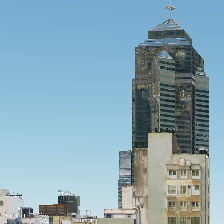
#> input picture research/data/restoration_v2_proxy_pairs/v2_0001_883_77_TZHXTHIVHM_1_29_5_D_Living_114.15281_22.279443_120.8576_27.540763_smear_warp/clean.png, 224 x 224 px, found by its file name
$ python run_restoration.py
#> lines starting #> are read from the running program, lines starting #| are printed output that depends on the picture; pictures that were not available may be replaced by others from this repository, and a replacement may not be noted
### research/restoration/common.py
#!/usr/bin/env python3
"""Small, dependency-light utilities for the short restoration cycle."""

from __future__ import annotations

import csv
import hashlib
import json
import math
from pathlib import Path

import numpy as np
from PIL import Image, ImageDraw, ImageFilter, ImageFont, ImageOps


def repo_root() -> Path:
    return Path(__file__).resolve().parents[2]


def relpath(path: Path, root: Path | None = None) -> str:
    root = root or repo_root()
    return path.resolve().relative_to(root.resolve()).as_posix()


def load_rgb(path: Path) -> np.ndarray:
    with Image.open(path) as image:
        return np.asarray(image.convert("RGB"), dtype=np.uint8)


def save_rgb(path: Path, array: np.ndarray) -> None:
    path.parent.mkdir(parents=True, exist_ok=True)
    Image.fromarray(np.asarray(array, dtype=np.uint8), mode="RGB").save(path)


def save_mask(path: Path, mask: np.ndarray) -> None:
    path.parent.mkdir(parents=True, exist_ok=True)
    Image.fromarray((np.asarray(mask) > 0).astype(np.uint8) * 255, mode="L").save(path)


def json_dump(path: Path, value: object) -> None:
    path.parent.mkdir(parents=True, exist_ok=True)
    path.write_text(json.dumps(value, ensure_ascii=False, indent=2), encoding="utf-8")


# [6 lines left out: function write_csv, not called in this run]


def read_csv(path: Path) -> list[dict]:
    with path.open(newline="", encoding="utf-8") as handle:
        return list(csv.DictReader(handle))


def odd_kernel(radius: int) -> int:
    return max(3, 2 * int(radius) + 1)


def binary_dilate(mask: np.ndarray, radius: int) -> np.ndarray:
    mask = (np.asarray(mask) > 0).astype(np.uint8) * 255
    if radius <= 0:
        return mask > 0
    return np.asarray(Image.fromarray(mask, mode="L").filter(ImageFilter.MaxFilter(odd_kernel(radius)))) > 0


def binary_erode(mask: np.ndarray, radius: int) -> np.ndarray:
    mask = (np.asarray(mask) > 0).astype(np.uint8) * 255
    if radius <= 0:
        return mask > 0
    return np.asarray(Image.fromarray(mask, mode="L").filter(ImageFilter.MinFilter(odd_kernel(radius)))) > 0


def soft_alpha(mask: np.ndarray, dilate: int = 0, feather: float = 2.0) -> np.ndarray:
    """Create an alpha that is zero outside mask/dilated-mask."""
    hard = (np.asarray(mask) > 0).astype(np.uint8) * 255
    allowed = binary_dilate(hard, dilate)
    image = Image.fromarray(hard, mode="L")
    if feather > 0:
        image = image.filter(ImageFilter.GaussianBlur(float(feather)))
    alpha = np.asarray(image, dtype=np.float32) / 255.0
    alpha[~allowed] = 0.0
    return np.clip(alpha, 0.0, 1.0)


def strict_composite(input_rgb: np.ndarray, candidate_rgb: np.ndarray, alpha: np.ndarray) -> np.ndarray:
    input_rgb = np.asarray(input_rgb, dtype=np.uint8)
    candidate_rgb = np.asarray(candidate_rgb, dtype=np.uint8)
    alpha = np.asarray(alpha, dtype=np.float32)
    result = np.rint(
        alpha[..., None] * candidate_rgb.astype(np.float32)
        + (1.0 - alpha[..., None]) * input_rgb.astype(np.float32)
    ).clip(0, 255).astype(np.uint8)
    result[alpha <= 0] = input_rgb[alpha <= 0]
    return result


def deterministic_candidate(input_rgb: np.ndarray, strength: float = 1.0) -> np.ndarray:
    """A conservative CPU restoration proxy: local contrast/detail recovery."""
    image = Image.fromarray(input_rgb, mode="RGB")
    radius = 1.5 + 0.6 * float(strength)
    percent = int(70 + 45 * float(strength))
    sharp = image.filter(ImageFilter.UnsharpMask(radius=radius, percent=percent, threshold=3))
    return np.asarray(sharp, dtype=np.uint8)


def stochastic_candidate(input_rgb: np.ndarray, seed: int, strength: float = 0.22) -> np.ndarray:
    """Low-intensity stochastic candidate used when diffusion is unavailable.

    This is deliberately labelled a proxy, not a diffusion result. It adds a
    tiny seed-controlled texture perturbation to a conservative sharpened image.
    """
    rng = np.random.default_rng(int(seed))
    sharp = deterministic_candidate(input_rgb, strength=0.75).astype(np.float32)
    smooth = np.asarray(Image.fromarray(input_rgb, mode="RGB").filter(ImageFilter.GaussianBlur(0.8)), dtype=np.float32)
    noise = rng.normal(0.0, 1.8 * float(strength) / 0.22, size=sharp.shape[:2] + (1,))
    result = 0.75 * sharp + 0.25 * smooth + noise
    return np.clip(result, 0, 255).astype(np.uint8)


# [25 lines left out: functions jpeg_roundtrip, scale_roundtrip, infer_diff_mask, not called in this run]


def psnr_masked(a: np.ndarray, b: np.ndarray, mask: np.ndarray) -> float:
    region = np.asarray(mask) > 0
    if not np.any(region):
        return float("nan")
    delta = a.astype(np.float32)[region] - b.astype(np.float32)[region]
    mse = float(np.mean(delta * delta))
    return 99.0 if mse <= 1e-12 else 20.0 * math.log10(255.0 / math.sqrt(mse))


def ssim_masked(a: np.ndarray, b: np.ndarray, mask: np.ndarray) -> float:
    region = np.asarray(mask) > 0
    if np.count_nonzero(region) < 2:
        return float("nan")
    x = a.astype(np.float64).mean(axis=2)[region]
    y = b.astype(np.float64).mean(axis=2)[region]
    c1, c2 = (0.01 * 255.0) ** 2, (0.03 * 255.0) ** 2
    mux, muy = float(x.mean()), float(y.mean())
    vx, vy = float(x.var()), float(y.var())
    cov = float(((x - mux) * (y - muy)).mean())
    return ((2 * mux * muy + c1) * (2 * cov + c2)) / ((mux * mux + muy * muy + c1) * (vx + vy + c2))


def gradient_magnitude(rgb: np.ndarray) -> np.ndarray:
    gray = rgb.astype(np.float32).mean(axis=2)
    gy, gx = np.gradient(gray)
    return np.sqrt(gx * gx + gy * gy)


def boundary_features(input_rgb: np.ndarray, output_rgb: np.ndarray, mask: np.ndarray) -> dict[str, float]:
    hard = np.asarray(mask) > 0
    ring_out = binary_dilate(hard, 3) & ~hard
    ring_in = hard & ~binary_erode(hard, 3)
    delta = np.abs(output_rgb.astype(np.float32) - input_rgb.astype(np.float32)).mean(axis=2)
    input_grad = gradient_magnitude(input_rgb)
    output_grad = gradient_magnitude(output_rgb)
    grad_delta = np.abs(output_grad - input_grad)
    region = hard if np.any(hard) else np.ones(hard.shape, dtype=bool)
    input_sharp = float(input_grad[region].mean())
    output_sharp = float(output_grad[region].mean())
    if np.any(ring_out):
        boundary_color = float(delta[ring_out].mean())
        boundary_edge = float(grad_delta[ring_out].mean())
    else:
        boundary_color = 0.0
        boundary_edge = 0.0
    if np.any(ring_in):
        inner_color = float(delta[ring_in].mean())
    else:
        inner_color = 0.0
    in_pixels = output_rgb[region].astype(np.float32)
    ref_pixels = input_rgb[region].astype(np.float32)
    mean_delta = float(np.abs(in_pixels.mean(axis=0) - ref_pixels.mean(axis=0)).mean())
    std_delta = float(np.abs(in_pixels.std(axis=0) - ref_pixels.std(axis=0)).mean())
    return {
        "boundary_color_l1": boundary_color,
        "boundary_edge_l1": boundary_edge,
        "inner_color_l1": inner_color,
        "color_mean_delta": mean_delta,
        "color_std_delta": std_delta,
        "sharpness_gain": output_sharp - input_sharp,
        "input_sharpness": input_sharp,
        "output_sharpness": output_sharp,
    }


def metric_row(input_rgb: np.ndarray, output_rgb: np.ndarray, mask: np.ndarray, gt: np.ndarray | None = None) -> dict[str, float]:
    hard = np.asarray(mask) > 0
    # Candidates are allowed to blend only inside the hard mask dilated by
    # the fixed 3 px feather boundary. Report strict preservation outside
    # that allowed support; also keep the original-mask statistic separately
    # so boundary blending is not mistaken for an unconstrained edit.
    allowed = binary_dilate(hard, 3)
    outside = ~allowed
    original_outside = ~hard
    outside_delta = np.abs(output_rgb.astype(np.int16) - input_rgb.astype(np.int16))
    features = boundary_features(input_rgb, output_rgb, hard)
    row: dict[str, float] = {
        "mask_ratio": float(hard.mean()),
        "mask_outside_max_abs": int(outside_delta[outside].max()) if np.any(outside) else 0,
        "mask_outside_mean_abs": float(outside_delta[outside].mean()) if np.any(outside) else 0.0,
        "original_mask_outside_max_abs": int(outside_delta[original_outside].max()) if np.any(original_outside) else 0,
        "original_mask_outside_mean_abs": float(outside_delta[original_outside].mean()) if np.any(original_outside) else 0.0,
        "masked_psnr": float("nan"),
        "masked_ssim": float("nan"),
        "masked_lpips": float("nan"),
    }
    row.update(features)
    if gt is not None:
        row["masked_psnr"] = psnr_masked(output_rgb, gt, hard)
        row["masked_ssim"] = ssim_masked(output_rgb, gt, hard)
        row["masked_l1"] = float(np.abs(output_rgb.astype(np.float32)[hard] - gt.astype(np.float32)[hard]).mean()) if np.any(hard) else 0.0
    return row


# [43 lines left out: functions masked_output_std, feature_vector, fit_guard_model, not called in this run]


def guard_score(metrics: dict[str, float], model: dict) -> float:
    return float(model.get("intercept", 0.0) + np.dot(np.asarray(model.get("weights", [0.0] * 6)), feature_vector(metrics)))


# [40 lines left out: functions fit_tile, overlay_mask, crop_zoom, grid, not called in this run]


def stable_hash(text: str) -> str:
    return hashlib.sha1(text.encode("utf-8")).hexdigest()

### research/restoration/run_restoration.py
#!/usr/bin/env python3
"""Run the short Fidelity-Guarded Masked Restoration cycle."""

from __future__ import annotations

import argparse
import json
import math
from pathlib import Path

import numpy as np
from PIL import Image, ImageDraw, ImageFont

from common import (
    binary_dilate,
    binary_erode,
    crop_zoom,
    deterministic_candidate,
    feature_vector,
    fit_guard_model,
    guard_score,
    grid,
    json_dump,
    jpeg_roundtrip,
    load_rgb,
    metric_row,
    masked_output_std,
    overlay_mask,
    read_csv,
    relpath,
    repo_root,
    save_rgb,
    soft_alpha,
    stochastic_candidate,
    strict_composite,
    write_csv,
    scale_roundtrip,
)


METHODS = ("B0_identity", "B1_deterministic", "G_lite_stochastic_proxy")


def parse_args() -> argparse.Namespace:
    parser = argparse.ArgumentParser(description=__doc__)
    parser.add_argument("--repo-root", type=Path, default=repo_root())
    parser.add_argument("--skip-robustness", action="store_true")
    return parser.parse_args()


def mask_from_row(root: Path, row: dict, key: str) -> np.ndarray:
    from PIL import Image

    return np.asarray(Image.open(root / row[key]).convert("L"), dtype=np.uint8) > 0


def candidate_images(input_rgb: np.ndarray, mask: np.ndarray, seed: int) -> dict[str, np.ndarray]:
    # All candidates share the same narrow feathered alpha. Outside the mask
    # (and its 3-pixel allowed dilation) output pixels are exact input pixels.
    alpha = soft_alpha(mask, dilate=3, feather=2.0)
    return {
        "B0_identity": input_rgb.copy(),
        "B1_deterministic": strict_composite(input_rgb, deterministic_candidate(input_rgb, 1.0), alpha),
        "G_lite_stochastic_proxy": strict_composite(input_rgb, stochastic_candidate(input_rgb, seed), alpha),
    }


def metrics_for_candidates(input_rgb: np.ndarray, candidates: dict[str, np.ndarray], mask: np.ndarray, gt: np.ndarray | None, sample_id: str, split: str, seed: int) -> list[dict]:
    rows = []
    for method, output in candidates.items():
        row = metric_row(input_rgb, output, mask, gt)
        row.update({"sample_id": sample_id, "split": split, "method": method, "seed": seed})
        rows.append(row)
    return rows


# [11 lines left out: function choose_ours, not called in this run]


def proxy_experiment(root: Path) -> tuple[list[dict], dict, dict]:
    rows = read_csv(root / "research" / "data" / "open3dhk_proxy_pairs.csv")
#> (reads research/data/open3dhk_proxy_pairs.csv from the repository)
    raw_metrics: list[dict] = []
    per_sample: dict[str, dict[str, np.ndarray]] = {}
    for row in rows:
        clean = load_rgb(root / row["clean_path"])
#> in load_rgb, image is the input picture: PIL image 224x224 RGB; mean R, G, B 135.8, 167.1, 180.6
        distorted = load_rgb(root / row["distorted_path"])
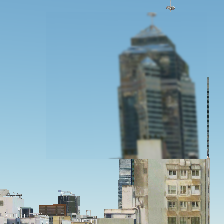
#> input picture research/data/restoration_v2_proxy_pairs/v2_0001_883_77_TZHXTHIVHM_1_29_5_D_Living_114.15281_22.279443_120.8576_27.540763_smear_warp/distorted.png, 224 x 224 px, found by its file name
#> in load_rgb, image is the input picture: PIL image 224x224 RGB; mean R, G, B 134.6, 166.5, 180.7
        mask = mask_from_row(root, row, "mask_path")
#> in mask_from_row, `return np.asarray(Image.open(root / row[key]).convert("L"), dtype=np.u..`: returned value: shape (224, 224) bool; every value is 1
        candidates = candidate_images(distorted, mask, int(row["seed"]))
#> in soft_alpha, `hard = (np.asarray(mask) > 0).astype(np.uint8) * 255`: hard: shape (224, 224); every value is 255
#> in soft_alpha, `alpha = np.asarray(image, dtype=np.float32) / 255.0`: alpha: shape (224, 224) float32; every value is 1
#> in deterministic_candidate, `sharp = image.filter(ImageFilter.UnsharpMask(radius=radius, percent=pe..`:
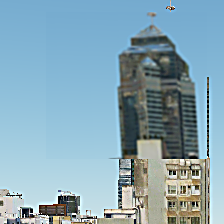
#> sharp: PIL image 224x224 RGB; mean R, G, B 134.6, 166.5, 180.6
#> in stochastic_candidate, `smooth = np.asarray(Image.fromarray(input_rgb, mode="RGB").filter(Imag..`:
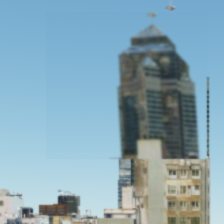
#> smooth: shape (224, 224, 3) float32; mean R, G, B 134.6, 166.5, 180.7
#> in stochastic_candidate, `noise = rng.normal(0.0, 1.8 * float(strength) / 0.22, size=sharp.shape..`:
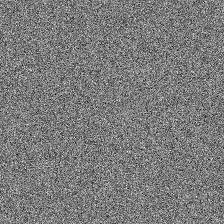
#> noise: shape (224, 224, 1) float64; min -7.16, max 7.58, mean -0.00542; drawn with min black and max white
#> in stochastic_candidate, `result = 0.75 * sharp + 0.25 * smooth + noise`:
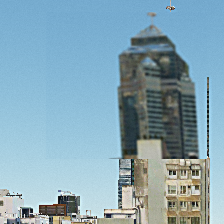
#> result: shape (224, 224, 3) float64; mean R, G, B 134.6, 166.5, 180.7
        per_sample[row["sample_id"]] = candidates
        raw_metrics.extend(metrics_for_candidates(distorted, candidates, mask, clean, row["sample_id"], row["split"], int(row["seed"])))

    train_rows = [r for r in raw_metrics if r["split"] == "train"]
    model = fit_guard_model(train_rows)
    json_dump(root / "research" / "outputs" / "restoration" / "guard_selection_model.json", model)

    selected_rows = []
    for row in rows:
        distorted = load_rgb(root / row["distorted_path"])
        clean = load_rgb(root / row["clean_path"])
        mask = mask_from_row(root, row, "mask_path")
        method, output, selection_metrics = choose_ours(distorted, per_sample[row["sample_id"]], mask, model, int(row["seed"]))
        ours = metric_row(distorted, output, mask, clean)
        ours.update({"sample_id": row["sample_id"], "split": row["split"], "method": "Ours_guard_selected", "seed": row["seed"], "selected_from": method, "guard_score": selection_metrics["guard_score"]})
        selected_rows.append(ours)
    all_rows = raw_metrics + selected_rows
    fields = [
        "sample_id", "split", "method", "seed", "mask_ratio", "masked_psnr", "masked_ssim", "masked_lpips",
        "masked_l1", "mask_outside_max_abs", "mask_outside_mean_abs", "original_mask_outside_max_abs", "original_mask_outside_mean_abs",
        "boundary_color_l1", "boundary_edge_l1",
        "inner_color_l1", "color_mean_delta", "color_std_delta", "sharpness_gain", "input_sharpness", "output_sharpness",
        "selected_from", "guard_score",
    ]
    write_csv(root / "research" / "outputs" / "restoration" / "proxy_metrics.csv", all_rows, fields)

    # Small proxy overview grid (GT is shown only for the domain proxy).
    tiles: list[tuple[str, np.ndarray]] = []
    for row in rows[:10]:
        clean = load_rgb(root / row["clean_path"])
        distorted = load_rgb(root / row["distorted_path"])
        mask = mask_from_row(root, row, "mask_path")
        candidates = per_sample[row["sample_id"]]
        _, ours, _ = choose_ours(distorted, candidates, mask, model, int(row["seed"]))
        tiles.extend([
            (f"{row['sample_id'][:12]} input", distorted),
            ("mask", np.repeat(mask[..., None] * 255, 3, axis=2).astype(np.uint8)),
            ("B1", candidates["B1_deterministic"]),
            ("G-lite", candidates["G_lite_stochastic_proxy"]),
            ("Ours", ours),
            ("clean proxy GT", clean),
        ])
    grid(tiles, root / "research" / "outputs" / "restoration" / "proxy_grid.png", columns=6, tile_size=(190, 170))
    summary = summarize_proxy(all_rows)
    json_dump(root / "research" / "outputs" / "restoration" / "proxy_summary.json", summary)
    return all_rows, model, summary


# [171 lines left out: functions summarize_proxy, robustness_experiment, load_showcase_mask, run_showcase, write_run_commands, not called in this run]


def main() -> None:
    args = parse_args()
    root = args.repo_root.resolve()
    proxy_rows, model, proxy_summary = proxy_experiment(root)
#> in proxy_experiment, `candidates = candidate_images(distorted, mask, int(row["seed"]))`: candidates = 3 items
#> the loop in metrics_for_candidates, `for method, output in candidates.items():` made 3 passes
#> method on passes 1 to 3: 'B0_identity', 'B1_deterministic', 'G_lite_stochastic_proxy'
#> pass 1, in gradient_magnitude, `gray = rgb.astype(np.float32).mean(axis=2)`:
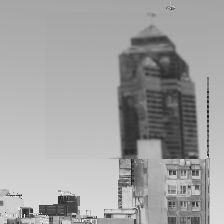
#> gray: shape (224, 224) float32; min 26.67, max 250.7, mean 160.6
    robustness_rows = [] if args.skip_robustness else robustness_experiment(root, model)
    showcase_summary = run_showcase(root, model)
    write_run_commands(root, model)
    summary = {"proxy": proxy_summary, "robustness_rows": len(robustness_rows), "showcase": showcase_summary, "guard_model": model}
    json_dump(root / "research" / "outputs" / "restoration" / "short_cycle_summary.json", summary)
    print(json.dumps(summary, ensure_ascii=False, indent=2, allow_nan=True))


if __name__ == "__main__":
#> (the run stopped early here; a loop or call above may not have finished)
